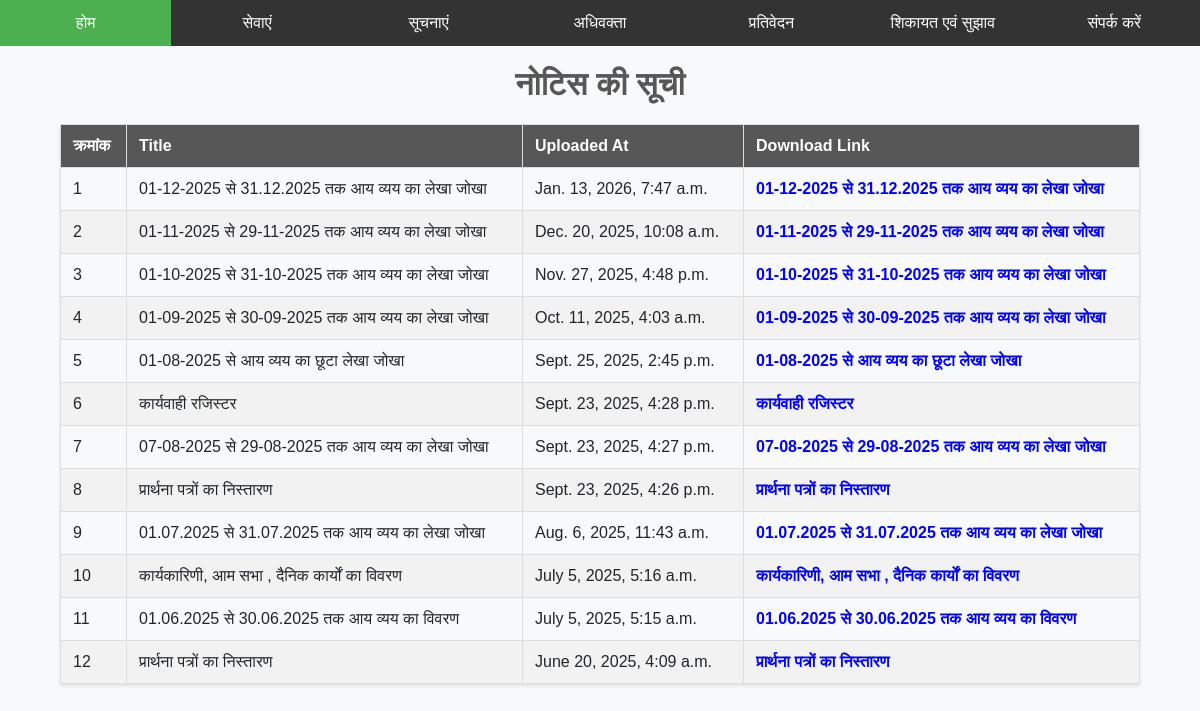
Before: /notice/ with the older database file.
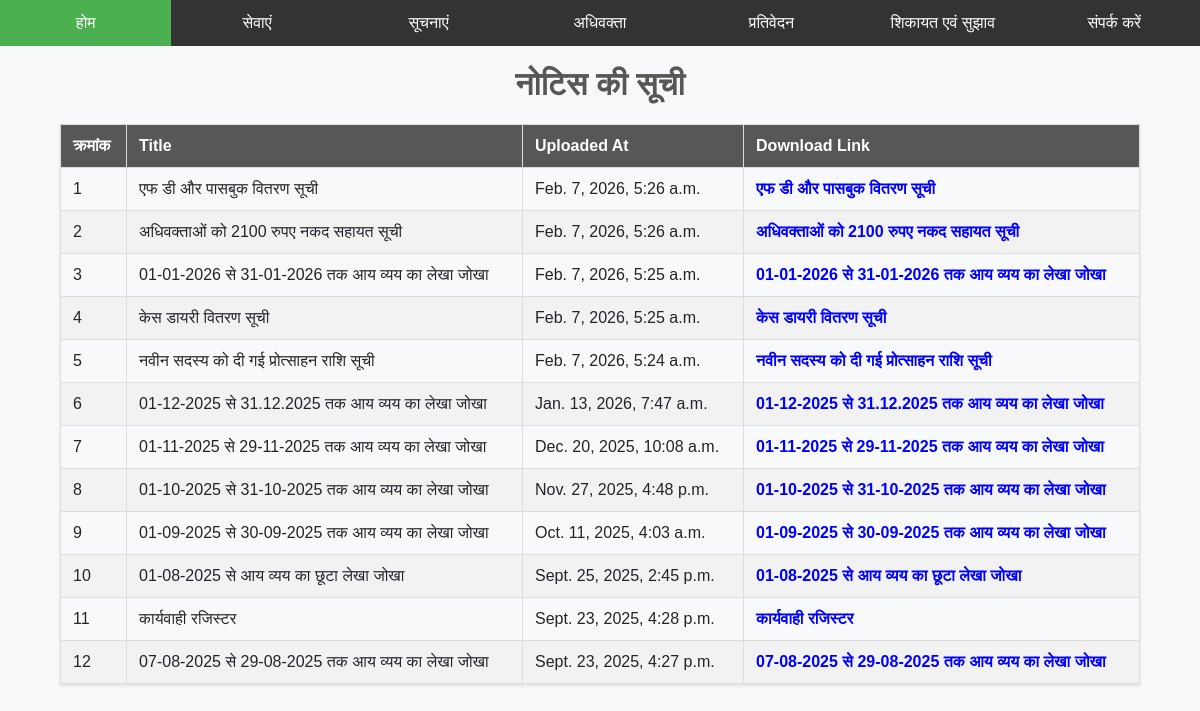
After: the same page with the newer database file.
### notice/models.py (models this page shows, shortened)
class Notice(models.Model):
    title = models.CharField(max_length=100)
    content = models.TextField(default=None, blank=True, null=True)
    file = models.FileField(upload_to='notice/')
    created_at = models.DateTimeField(auto_now_add=True)
    updated_at = models.DateTimeField(auto_now=True)
    is_active = models.BooleanField(default=True)

### notice/views.py (the view)
# urls.py: path("", views.list_notice, name="list_notices"),
def list_notice(request):
    notices = Notice.objects.all().order_by('-created_at')[0:12]
    return render(request, 'list_notices.html', context={"notices": notices})

### notice/templates/list_notices.html (shortened to what this page needs)
{% extends "base.html" %}
{% block content %}
<h1>नोटिस की सूची</h1>
<table>
    <thead>
        <tr>
            <th>क्रमांक</th>
            <th>Title</th>
            <th>Uploaded At</th>
            <th>Download Link</th>
        </tr>
    </thead>
    <tbody>
        {% for notice in notices %}
        <tr>
            <td>{{ forloop.counter }}</td>
            <td>{{ notice.title }}</td>
            <td>{{ notice.created_at }}</td>
            <td><a href="/media/{{ notice.file }}" target="_blank" style="text-decoration: none; color: #333; font-weight: bold; word-wrap: break-word;">
                <span style="color: blue; cursor: pointer;">{{ notice.title }}</span>
            </a></td>
        </tr>
        {% endfor %}
    </tbody>
</table>
{% endblock content %}

Changed rows visible on the page:
no longer on this page (row unchanged): Notice: title "प्रार्थना पत्रों का निस्तारण", created_at "Sept. 23, 2025, 4:26 p.m."
no longer on this page (row unchanged): Notice: title "01.07.2025 से 31.07.2025 तक आय व्यय का लेखा जोखा", created_at "Aug. 6, 2025, 11:43 a.m."
no longer on this page (row unchanged): Notice: title "कार्यकारिणी, आम सभा , दैनिक कार्यों का विवरण", created_at "July 5, 2025, 5:16 a.m."
no longer on this page (row unchanged): Notice: title "01.06.2025 से 30.06.2025 तक आय व्यय का विवरण", created_at "July 5, 2025, 5:15 a.m."
no longer on this page (row unchanged): Notice: title "प्रार्थना पत्रों का निस्तारण", created_at "June 20, 2025, 4:09 a.m."
added Notice: title "एफ डी और पासबुक वितरण सूची", created_at "Feb. 7, 2026, 5:26 a.m."
added Notice: title "अधिवक्ताओं को 2100 रुपए नकद सहायत सूची", created_at "Feb. 7, 2026, 5:26 a.m."
added Notice: title "01-01-2026 से 31-01-2026 तक आय व्यय का लेखा जोखा", created_at "Feb. 7, 2026, 5:25 a.m."
added Notice: title "केस डायरी वितरण सूची", created_at "Feb. 7, 2026, 5:25 a.m."
added Notice: title "नवीन सदस्य को दी गई प्रोत्साहन राशि सूची", created_at "Feb. 7, 2026, 5:24 a.m."
